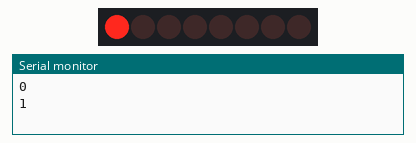
This sketch was run on a simulated Arduino Uno, built with avr-gcc and run on an emulated ATmega328P. On the bench: 8 shift-register outputs drawn as a row of LEDs (first output left, lit = HIGH), the last lines printed to the serial monitor. Wiring (inferred from the names in the program): shift register (74HC595): data pin 11; shift clock pin 12; latch pin 8. Wiring (inferred from the signals the program sends): row of LEDs: on Q0, Q1, Q2, Q3, Q4, Q5, Q6, Q7.

Above: at 1.1 s.
At 5.1 s:
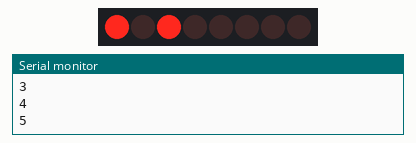
At 10.1 s:
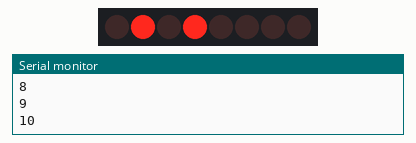
At 20.1 s:
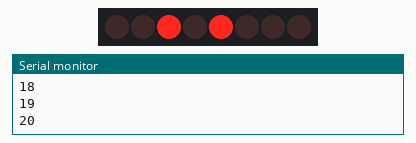
At 29.1 s:
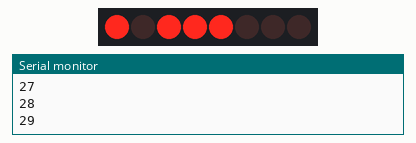
At 39.1 s:
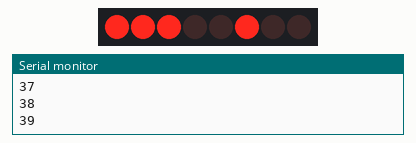
Timing chart, 0 to 40.0 s (numbered marks = the images above):
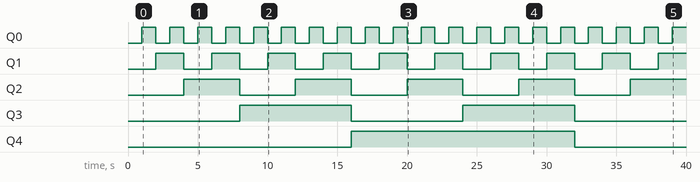

Measured:
- by itself, Q0: alternates HIGH for 1.0 s and LOW for 1.0 s
- by itself, Q1: alternates HIGH for 2.0 s and LOW for 2.0 s
- by itself, Q2: alternates HIGH for 4.0 s and LOW for 4.0 s
- by itself, Q3: alternates HIGH for 8.0 s and LOW for 8.0 s
- by itself, Q4: LOW → HIGH at 16.0 s, → LOW 16.0 s later

The sketch:

74HC519.ino
```cpp
int latchPin = 8; // st_cp
int clockPin = 12; // sh_cp
int dataPin = 11; // ds

void setup() {
  // put your setup code here, to run once:
  pinMode(latchPin, OUTPUT);
  pinMode(clockPin, OUTPUT);
  pinMode(dataPin, OUTPUT);
  Serial.begin(9600);
}

void loop() {
  // put your main code here, to run repeatedly:
  byte a = 0;
  while (true) {
    Serial.println(a);
    digitalWrite(latchPin, LOW);
    shiftOut(dataPin, clockPin, MSBFIRST, a);
    digitalWrite(latchPin, HIGH);
    delay(1000);
    a++;
  }
}
```
